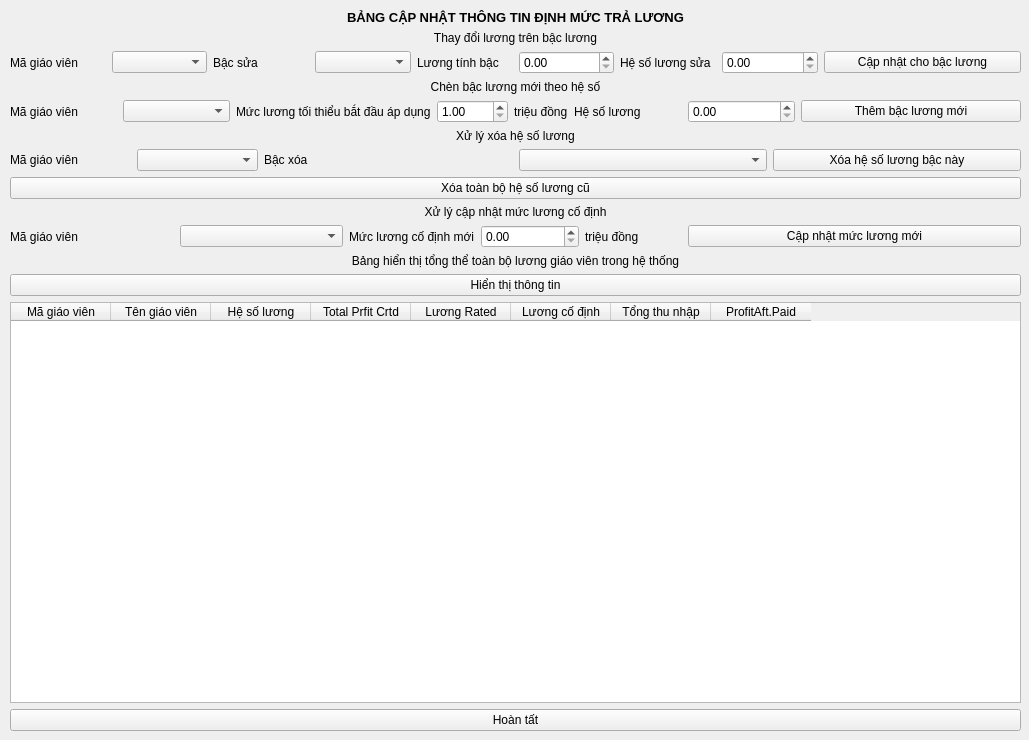
<?xml version="1.0" encoding="UTF-8"?>
<ui version="4.0">
 <class>capnhatttluong</class>
 <widget class="QWidget" name="capnhatttluong">
  <property name="geometry">
   <rect>
    <x>0</x>
    <y>0</y>
    <width>1029</width>
    <height>740</height>
   </rect>
  </property>
  <property name="windowTitle">
   <string>Form</string>
  </property>
  <widget class="QWidget" name="layoutWidget">
   <property name="geometry">
    <rect>
     <x>10</x>
     <y>10</y>
     <width>1011</width>
     <height>721</height>
    </rect>
   </property>
   <layout class="QVBoxLayout" name="verticalLayout_5">
    <item>
     <widget class="QLabel" name="label">
      <property name="text">
       <string>&lt;html&gt;&lt;head/&gt;&lt;body&gt;&lt;p align=&quot;center&quot;&gt;&lt;span style=&quot; font-size:10pt; font-weight:600;&quot;&gt;BẢNG CẬP NHẬT THÔNG TIN ĐỊNH MỨC TRẢ LƯƠNG&lt;/span&gt;&lt;/p&gt;&lt;/body&gt;&lt;/html&gt;</string>
      </property>
     </widget>
    </item>
    <item>
     <layout class="QVBoxLayout" name="verticalLayout_6">
      <item>
       <widget class="QLabel" name="label_18">
        <property name="text">
         <string>&lt;html&gt;&lt;head/&gt;&lt;body&gt;&lt;p align=&quot;center&quot;&gt;Thay đổi lương trên bậc lương&lt;/p&gt;&lt;/body&gt;&lt;/html&gt;</string>
        </property>
       </widget>
      </item>
      <item>
       <layout class="QHBoxLayout" name="horizontalLayout_14">
        <item>
         <layout class="QHBoxLayout" name="horizontalLayout_13">
          <item>
           <widget class="QLabel" name="label_15">
            <property name="text">
             <string>Mã giáo viên</string>
            </property>
           </widget>
          </item>
          <item>
           <widget class="QComboBox" name="mgvcnl"/>
          </item>
         </layout>
        </item>
        <item>
         <layout class="QHBoxLayout" name="horizontalLayout_12">
          <item>
           <widget class="QLabel" name="label_16">
            <property name="text">
             <string>Bậc sửa</string>
            </property>
           </widget>
          </item>
          <item>
           <widget class="QComboBox" name="bacsua"/>
          </item>
         </layout>
        </item>
        <item>
         <layout class="QHBoxLayout" name="horizontalLayout_15">
          <item>
           <widget class="QLabel" name="label_19">
            <property name="text">
             <string>Lương tính bậc</string>
            </property>
           </widget>
          </item>
          <item>
           <widget class="QDoubleSpinBox" name="luongbac">
            <property name="maximum">
             <double>1000.000000000000000</double>
            </property>
            <property name="singleStep">
             <double>1.000000000000000</double>
            </property>
           </widget>
          </item>
         </layout>
        </item>
        <item>
         <layout class="QHBoxLayout" name="horizontalLayout_11">
          <item>
           <widget class="QLabel" name="label_17">
            <property name="text">
             <string>Hệ số lương sửa</string>
            </property>
           </widget>
          </item>
          <item>
           <widget class="QDoubleSpinBox" name="hslsua">
            <property name="maximum">
             <double>1.000000000000000</double>
            </property>
            <property name="singleStep">
             <double>0.010000000000000</double>
            </property>
           </widget>
          </item>
         </layout>
        </item>
        <item>
         <widget class="QPushButton" name="updatebl">
          <property name="text">
           <string>Cập nhật cho bậc lương</string>
          </property>
         </widget>
        </item>
       </layout>
      </item>
     </layout>
    </item>
    <item>
     <layout class="QVBoxLayout" name="verticalLayout">
      <item>
       <widget class="QLabel" name="label_2">
        <property name="text">
         <string>&lt;html&gt;&lt;head/&gt;&lt;body&gt;&lt;p align=&quot;center&quot;&gt;Chèn bậc lương mới theo hệ số&lt;/p&gt;&lt;/body&gt;&lt;/html&gt;</string>
        </property>
       </widget>
      </item>
      <item>
       <layout class="QHBoxLayout" name="horizontalLayout_4">
        <item>
         <layout class="QHBoxLayout" name="horizontalLayout_3">
          <item>
           <widget class="QLabel" name="label_6">
            <property name="text">
             <string>Mã giáo viên</string>
            </property>
           </widget>
          </item>
          <item>
           <widget class="QComboBox" name="mgvblhs"/>
          </item>
         </layout>
        </item>
        <item>
         <layout class="QHBoxLayout" name="horizontalLayout_2">
          <item>
           <widget class="QLabel" name="label_4">
            <property name="text">
             <string>Mức lương tối thiểu bắt đầu áp dụng</string>
            </property>
           </widget>
          </item>
          <item>
           <widget class="QDoubleSpinBox" name="steppayment">
            <property name="minimum">
             <double>1.000000000000000</double>
            </property>
            <property name="maximum">
             <double>1000.000000000000000</double>
            </property>
            <property name="singleStep">
             <double>1.000000000000000</double>
            </property>
            <property name="value">
             <double>1.000000000000000</double>
            </property>
           </widget>
          </item>
          <item>
           <widget class="QLabel" name="label_5">
            <property name="text">
             <string>triệu đồng</string>
            </property>
           </widget>
          </item>
         </layout>
        </item>
        <item>
         <layout class="QHBoxLayout" name="horizontalLayout">
          <item>
           <widget class="QLabel" name="label_3">
            <property name="text">
             <string>Hệ số lương</string>
            </property>
           </widget>
          </item>
          <item>
           <widget class="QDoubleSpinBox" name="hsl">
            <property name="maximum">
             <double>1.000000000000000</double>
            </property>
            <property name="singleStep">
             <double>0.010000000000000</double>
            </property>
           </widget>
          </item>
         </layout>
        </item>
        <item>
         <widget class="QPushButton" name="capnhathsl">
          <property name="text">
           <string>Thêm bậc lương mới</string>
          </property>
         </widget>
        </item>
       </layout>
      </item>
     </layout>
    </item>
    <item>
     <layout class="QVBoxLayout" name="verticalLayout_3">
      <item>
       <widget class="QLabel" name="label_7">
        <property name="text">
         <string>&lt;html&gt;&lt;head/&gt;&lt;body&gt;&lt;p align=&quot;center&quot;&gt;Xử lý xóa hệ số lương&lt;/p&gt;&lt;/body&gt;&lt;/html&gt;</string>
        </property>
       </widget>
      </item>
      <item>
       <layout class="QVBoxLayout" name="verticalLayout_2">
        <item>
         <layout class="QHBoxLayout" name="horizontalLayout_7">
          <item>
           <layout class="QHBoxLayout" name="horizontalLayout_5">
            <item>
             <widget class="QLabel" name="label_9">
              <property name="text">
               <string>Mã giáo viên</string>
              </property>
             </widget>
            </item>
            <item>
             <widget class="QComboBox" name="mgvhsl"/>
            </item>
           </layout>
          </item>
          <item>
           <layout class="QHBoxLayout" name="horizontalLayout_6">
            <item>
             <widget class="QLabel" name="label_8">
              <property name="text">
               <string>Bậc xóa</string>
              </property>
             </widget>
            </item>
           </layout>
          </item>
          <item>
           <widget class="QComboBox" name="bacxoa"/>
          </item>
          <item>
           <widget class="QPushButton" name="delperhsl">
            <property name="text">
             <string>Xóa hệ số lương bậc này</string>
            </property>
           </widget>
          </item>
         </layout>
        </item>
        <item>
         <widget class="QPushButton" name="delallhsl">
          <property name="text">
           <string>Xóa toàn bộ hệ số lương cũ</string>
          </property>
         </widget>
        </item>
       </layout>
      </item>
     </layout>
    </item>
    <item>
     <layout class="QVBoxLayout" name="verticalLayout_4">
      <item>
       <widget class="QLabel" name="label_10">
        <property name="text">
         <string>&lt;html&gt;&lt;head/&gt;&lt;body&gt;&lt;p align=&quot;center&quot;&gt;Xử lý cập nhật mức lương cố định&lt;/p&gt;&lt;/body&gt;&lt;/html&gt;</string>
        </property>
       </widget>
      </item>
      <item>
       <layout class="QHBoxLayout" name="horizontalLayout_10">
        <item>
         <layout class="QHBoxLayout" name="horizontalLayout_8">
          <item>
           <widget class="QLabel" name="label_11">
            <property name="text">
             <string>Mã giáo viên</string>
            </property>
           </widget>
          </item>
          <item>
           <widget class="QComboBox" name="mgvlcd"/>
          </item>
         </layout>
        </item>
        <item>
         <layout class="QHBoxLayout" name="horizontalLayout_9">
          <item>
           <widget class="QLabel" name="label_12">
            <property name="text">
             <string>Mức lương cố định mới</string>
            </property>
           </widget>
          </item>
          <item>
           <widget class="QDoubleSpinBox" name="basepayment">
            <property name="minimum">
             <double>0.000000000000000</double>
            </property>
            <property name="maximum">
             <double>1000.000000000000000</double>
            </property>
            <property name="singleStep">
             <double>0.010000000000000</double>
            </property>
            <property name="value">
             <double>0.000000000000000</double>
            </property>
           </widget>
          </item>
          <item>
           <widget class="QLabel" name="label_13">
            <property name="text">
             <string>triệu đồng</string>
            </property>
           </widget>
          </item>
         </layout>
        </item>
        <item>
         <widget class="QPushButton" name="udnewbasepm">
          <property name="text">
           <string>Cập nhật mức lương mới</string>
          </property>
         </widget>
        </item>
       </layout>
      </item>
     </layout>
    </item>
    <item>
     <widget class="QLabel" name="label_14">
      <property name="text">
       <string>&lt;html&gt;&lt;head/&gt;&lt;body&gt;&lt;p align=&quot;center&quot;&gt;Bảng hiển thị tổng thể toàn bộ lương giáo viên trong hệ thống&lt;/p&gt;&lt;/body&gt;&lt;/html&gt;</string>
      </property>
     </widget>
    </item>
    <item>
     <widget class="QPushButton" name="httt">
      <property name="text">
       <string>Hiển thị thông tin</string>
      </property>
     </widget>
    </item>
    <item>
     <widget class="QTableWidget" name="payment_view">
      <column>
       <property name="text">
        <string>Mã giáo viên</string>
       </property>
      </column>
      <column>
       <property name="text">
        <string>Tên giáo viên</string>
       </property>
      </column>
      <column>
       <property name="text">
        <string>Hệ số lương</string>
       </property>
      </column>
      <column>
       <property name="text">
        <string>Total Prfit Crtd</string>
       </property>
      </column>
      <column>
       <property name="text">
        <string>Lương Rated</string>
       </property>
      </column>
      <column>
       <property name="text">
        <string>Lương cố định</string>
       </property>
      </column>
      <column>
       <property name="text">
        <string>Tổng thu nhập</string>
       </property>
      </column>
      <column>
       <property name="text">
        <string>ProfitAft.Paid</string>
       </property>
      </column>
     </widget>
    </item>
    <item>
     <widget class="QPushButton" name="hoantat">
      <property name="text">
       <string>Hoàn tất</string>
      </property>
     </widget>
    </item>
   </layout>
  </widget>
 </widget>
 <resources/>
 <connections/>
</ui>
